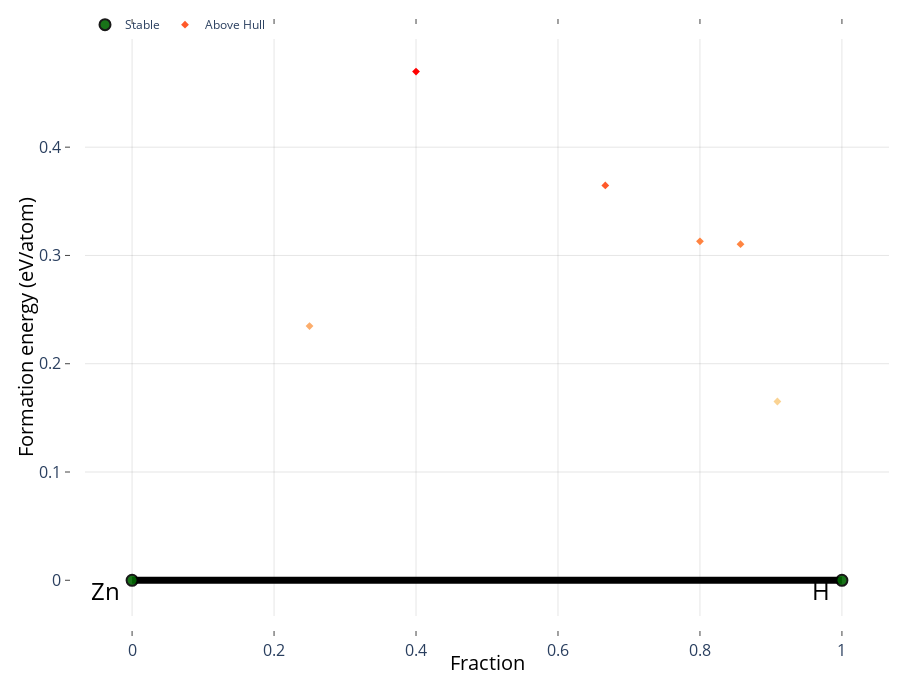

Notebook source saved alongside this figure:
### Code cell
from palettable.colorbrewer.qualitative import Set1_3
convexhull_data = pd.read_csv("/public/home/mayuan/phycollege_workplace/new_hydrides/Zn-H/350/enthalpy_sorted.csv", header=0, sep=',') #  header表示第一行为标题行
ini_entries = []
for idx, row in convexhull_data.iterrows():
    comp = Composition(row['formula'])
    enth = row['enthalpy']
    entry_id = row['Number']
    _entry = PDEntry(comp, enth)
    _entry.entry_id = entry_id
    ini_entries.append(_entry)
ini_pd = PhaseDiagram(ini_entries)
plotter = PDPlotter(ini_pd, show_unstable=10, markerfacecolor=Set1_3.mpl_colors[2])
plotter.show()

### Figure 1 — Plotly figure (JSON) as saved in the notebook; plotly's stock layout.template omitted (floating-point values rounded to 4 significant figures)
{"data": [{"hoverinfo": "none", "line": {"color": "rgba(0,0,0,1.0)", "width": 7}, "mode": "lines", "showlegend": false, "type": "scatter", "x": [1, 0, null], "y": [0, 0, null]}, {"hoverinfo": "skip", "mode": "text", "name": "Labels (stable)", "opacity": 1, "showlegend": true, "text": [], "textposition": [], "type": "scatter", "visible": true, "x": [], "y": []}, {"hoverinfo": "text", "hoverlabel": {"font": {"size": 14}}, "hovertext": ["ZnH<sub>2</sub> (100004) <br> 0.365 eV/atom (+0.365 eV/atom)", "ZnH<sub>4</sub> (100002) <br> 0.313 eV/atom (+0.313 eV/atom)", "ZnH<sub>6</sub> (100006) <br> 0.31 eV/atom (+0.31 eV/atom)", "ZnH<sub>10</sub> (100001) <br> 0.165 eV/atom (+0.165 eV/atom)", "Zn<sub>3</sub>H (298) <br> 0.235 eV/atom (+0.235 eV/atom)", "Zn<sub>3</sub>H<sub>2</sub> (198) <br> 0.47 eV/atom (+0.47 eV/atom)"], "marker": {"color": [0.365, 0.313, 0.31, 0.165, 0.235, 0.47], "colorscale": [[0, "#fad393"], [0.5, "#ff813d"], [1, "#ff0000"]], "size": 6, "symbol": "diamond"}, "mode": "markers", "name": "Above Hull", "showlegend": true, "type": "scatter", "x": [0.6667, 0.8, 0.8571, 0.9091, 0.25, 0.4], "y": [0.3647, 0.313, 0.3104, 0.1651, 0.2348, 0.4698]}, {"error_y": {"array": [0, 0], "color": "gray", "thickness": 2.5, "type": "data", "width": 5}, "hoverinfo": "text", "hoverlabel": {"font": {"size": 14}}, "hovertext": ["H<sub>2</sub> (100005) <br> 0.0 eV/atom", "Zn (100003) <br> 0.0 eV/atom"], "marker": {"color": "darkgreen", "line": {"color": "black", "width": 2}, "size": 11}, "mode": "markers", "name": "Stable", "opacity": 0.9, "showlegend": true, "type": "scatter", "x": [1, 0], "y": [0, 0]}], "layout": {"annotations": [{"align": "center", "font": {"color": "#000000", "size": 24}, "opacity": 1, "showarrow": false, "text": "H", "x": 1, "xanchor": "right", "xref": "x", "xshift": -10, "y": 0, "yanchor": "auto", "yref": "y", "yshift": -10}, {"align": "center", "font": {"color": "#000000", "size": 24}, "opacity": 1, "showarrow": false, "text": "Zn", "x": 0, "xanchor": "right", "xref": "x", "xshift": -10, "y": 0, "yanchor": "auto", "yref": "y", "yshift": -10}], "autosize": true, "height": 700, "hovermode": "closest", "legend": {"orientation": "h", "tracegroupgap": 7, "traceorder": "reversed", "x": 0, "xanchor": "left", "y": 1.05}, "margin": {"b": 20, "l": 10, "pad": 20, "r": 10, "t": 20}, "paper_bgcolor": "rgba(0,0,0,0)", "plot_bgcolor": "rgba(0,0,0,0)", "showlegend": true, "xaxis": {"anchor": "y", "gridcolor": "rgba(0,0,0,0.1)", "mirror": "ticks", "nticks": 8, "showgrid": true, "showline": true, "side": "bottom", "tickfont": {"size": 16}, "ticks": "inside", "title": {"font": {"color": "#000000", "size": 20}, "text": "Fraction"}, "type": "linear", "zeroline": false}, "yaxis": {"anchor": "x", "gridcolor": "rgba(0,0,0,0.1)", "mirror": "ticks", "showgrid": true, "showline": true, "side": "left", "tickfont": {"size": 16}, "ticks": "inside", "title": {"font": {"color": "#000000", "size": 20}, "text": "Formation energy (eV/atom)"}, "type": "linear"}}}
